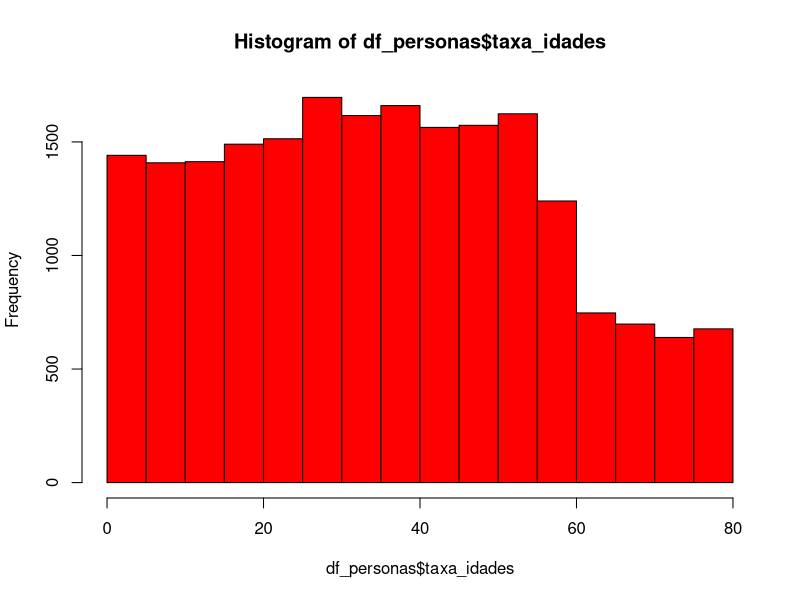
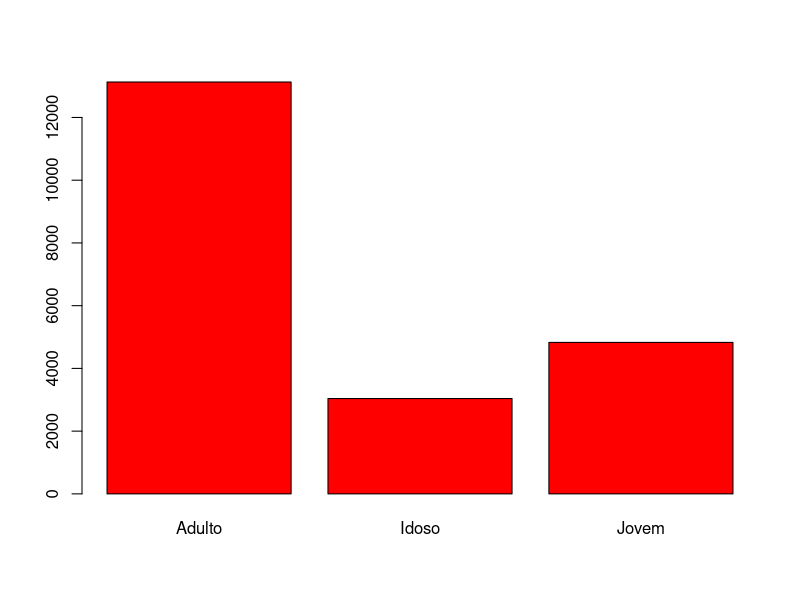
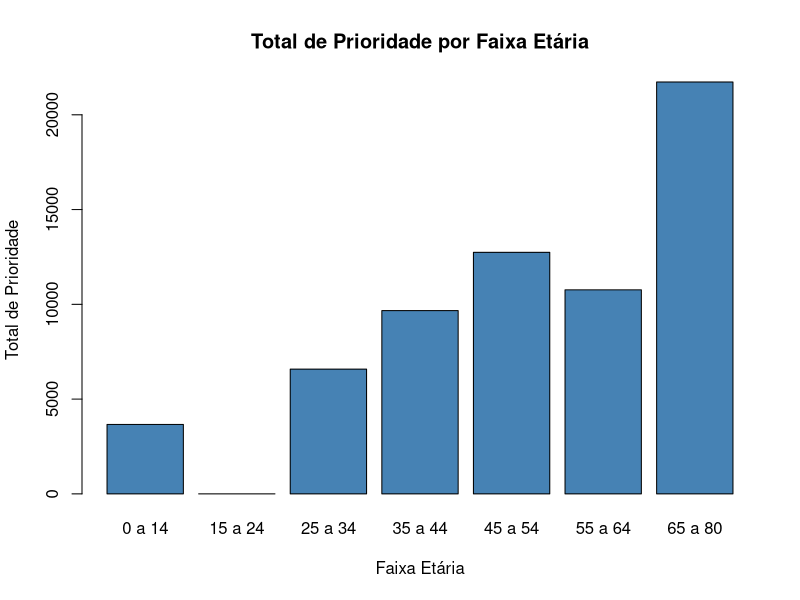

These charts were generated, in order, by the following R code:
#---------------------------------GRUPO 7--------------------

n <- 21000 #pessoas que usam 
                          
set.seed(123)

probabilidades <- numeric(80)

# PROBILIDADE DAS IDADES
# Fontes: 
probabilidades[1:17] <- 0.23 / 17
probabilidades[18:58] <- 0.62 / 41
probabilidades[59:80] <- 0.15 / 22

# SORTEANDO IDADES
taxa_idades <- sample(c(1:80), size = n, replace = TRUE, prob = probabilidades)

# SEPARANDO AS TAXAS DE IDADE
taxa_jovens <- taxa_idades[taxa_idades <= 17]
taxa_adultos <- taxa_idades[taxa_idades > 17 & taxa_idades <= 58]
taxa_idosos <- taxa_idades[taxa_idades >= 59]

# CRIANDO DATA FRAME PARA ANÁLISE
df_personas <- data.frame(
  taxa_idades
)

df_personas$faixa_etaria <- ifelse(df_personas$taxa_idades <= 17, 'Jovem', ifelse(df_personas$taxa_idades >= 59, 'Idoso', 'Adulto'))

hist(
  df_personas$taxa_idades,
  col = c('red', 'red')
)

barplot(
  table(df_personas$faixa_etaria),
  col = c('red', 'red')  
)

# ASSOCIANDO FAIXAS DE IDADE Á DOENÇAS RESPIRATÓRIAS
# Fonte: https://www.hospitalpaulista.com.br/30-da-populacao-brasileira-sofre-de-doencas-respiratorias-afirmam-especialistas-do-hospital-paulista/
df_personas$doenca_respiratoria <- sample(
  x = c('Não', 'Sim'),
  size = nrow(df_personas),
  replace = TRUE,
  prob = c(0.3, 0.7)
)

# COLOCANDO PRIORIDADE DE ACORDO COM A FAIXA ETÁRIA
# Fonte: 
df_personas$prioridade <- cut(
  x = df_personas$taxa_idades,
  breaks = c(1, 14, 24, 34, 44, 54, 64, 80),
  labels = c(1, 0, 2, 3, 4, 5, 10)
)

prioridades <- as.numeric(levels(df_personas$prioridade))[df_personas$prioridade]

df_prioridade <- data.frame(
  faixa_etaria = c('0 a 14', '15 a 24', '25 a 34', '35 a 44', '45 a 54', '55 a 64', '65 a 80'),
  total_prioridade = c(
    sum(prioridades[prioridades == 1], na.rm = TRUE),
    sum(prioridades[prioridades == 0], na.rm = TRUE),
    sum(prioridades[prioridades == 2], na.rm = TRUE),
    sum(prioridades[prioridades == 3], na.rm = TRUE),
    sum(prioridades[prioridades == 4], na.rm = TRUE),
    sum(prioridades[prioridades == 5], na.rm = TRUE),
    sum(prioridades[prioridades == 10], na.rm = TRUE)
  )
)

barplot(
  height = df_prioridade$total_prioridade,
  names.arg = df_prioridade$faixa_etaria,
  col = "steelblue",
  main = "Total de Prioridade por Faixa Etária",
  xlab = "Faixa Etária",
  ylab = "Total de Prioridade"
)

total <- sum(df_prioridade$total_prioridade)
porcentagem <- (21730 * 100) / total
